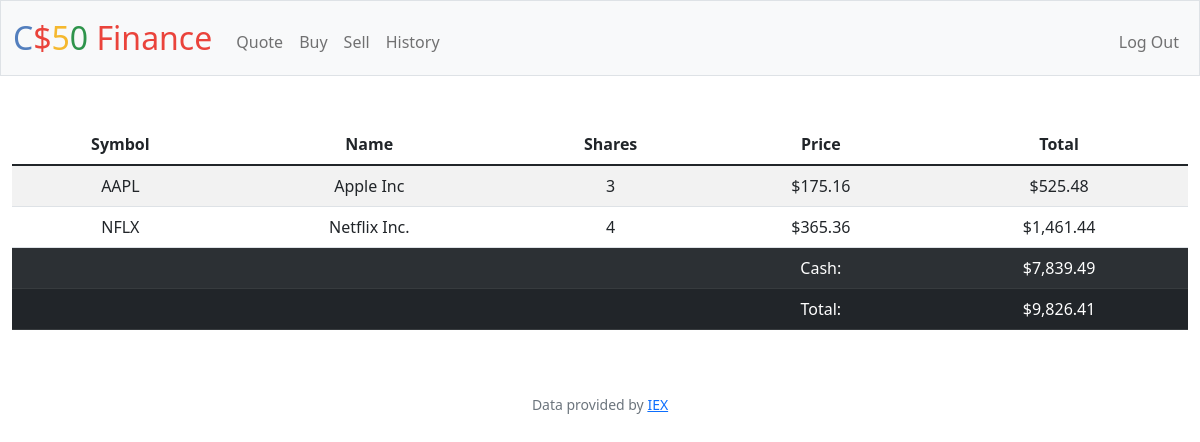
Before: / (signed in) with the older database file.
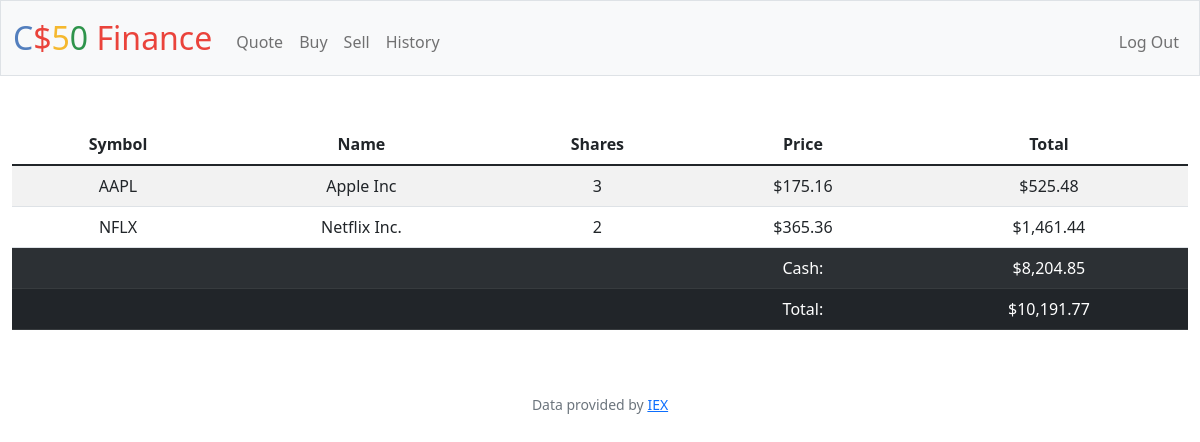
After: the same page with the newer database file.
### tables this page shows
CREATE TABLE 'portfolio' (
    username_id INTEGER NOT NULL,
    symbol TEXT NOT NULL,
    stocks TEXT NOT NULL,
    shares INTEGER NOT NULL DEFAULT 0,
    price REAL NOT NULL,
    total REAL NOT NULL,
    FOREIGN KEY (username_id) REFERENCES users(id)
);

CREATE TABLE users (id INTEGER PRIMARY KEY AUTOINCREMENT NOT NULL, username TEXT NOT NULL, hash TEXT NOT NULL, cash NUMERIC NOT NULL DEFAULT 10000.00);

### app.py (the view)
@app.route("/")
@login_required
def index():
    current_user = session["user_id"]
    cash = db.execute("SELECT * FROM users WHERE id = ?", current_user)
    if not cash:
        return apology("No cash")
    user_cash = cash[0]["cash"]
    portfolio = db.execute("SELECT symbol, stocks, price, total, SUM(shares) as total_shares FROM portfolio WHERE username_id = ? GROUP BY symbol", current_user)
    balance = user_cash
    for port in portfolio:
        balance += port["total"]
    return render_template("index.html", portfolio = portfolio, cash = user_cash, balance = balance)

### app.py (called while the page is built)
@app.after_request
def after_request(response):
    response.headers["Cache-Control"] = "no-cache, no-store, must-revalidate"
    response.headers["Expires"] = 0
    response.headers["Pragma"] = "no-cache"
    return response

### helpers.py (called while the page is built)
def login_required(f):
    @wraps(f)
    def decorated_function(*args, **kwargs):
        if session.get("user_id") is None:
            return redirect("/login")
        return f(*args, **kwargs)
    return decorated_function

def usd(value):
    return f"${value:,.2f}"

### templates/index.html (shortened to what this page needs)
{% extends "layout.html" %}
{% block main %}
    <table class="table table-striped">
        <thead>
            <tr>
                <th scope="col">Symbol</th>
                <th scope="col">Name</th>
                <th scope="col">Shares</th>
                <th scope="col">Price</th>
                <th scope="col">Total</th>
            </tr>
        </thead>
        <tbody>
            {% for stock in portfolio %}
                <tr>
                    <td>{{ stock.symbol }}</td>
                    <td>{{ stock.stocks }}</td>
                    <td>{{ stock.total_shares }}</td>
                    <td>{{ stock.price | usd }}</td>
                    <td>{{ stock.total | usd }}</td>
                </tr>
            {% endfor %}
            <tr class="table-dark">
                <th scope="row"></th>
                <td></td>
                <td></td>
                <td>Cash:</td>
                <td>{{ cash | usd }}</td>
            </tr>
            <tr class="table-dark">
                <th scope="row"></th>
                <td></td>
                <td></td>
                <td>Total:</td>
                <td>{{ balance | usd }}</td>
            </tr>
        </tbody>
    </table>
{% endblock %}

Changed rows visible on the page:
changed portfolio "NFLX": total_shares "4" → "2"
changed users: cash "$7,839.49" → "$8,204.85"
Other visible differences:
{{ balance | usd }}: "$9,826.41" → "$10,191.77"
